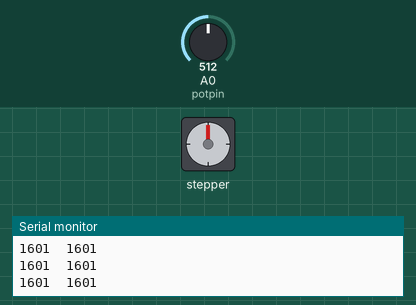
Simulated run of this sketch. Board: Arduino Uno, built with avr-gcc and run on an emulated ATmega328P. Shown: stepper motor, the last lines printed to the serial monitor. Inputs (shaded band) come from the test bench; at power-on: A0 (potpin) = 512. Stepper angles assume 200 steps per turn.

Above: at 4.0 s.
4.1 s: A0 (potpin) set to 716
At 6.4 s:
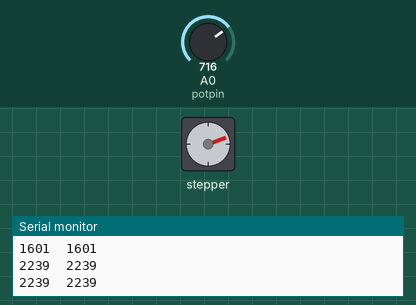
7.3 s: A0 (potpin) set to 900
At 9.7 s:
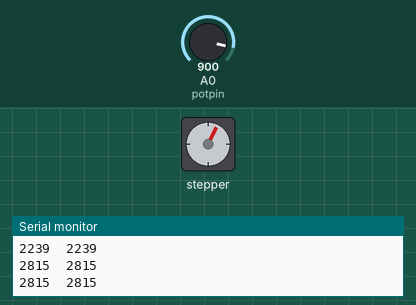
10.4 s: A0 (potpin) set to 511
At 13.4 s:
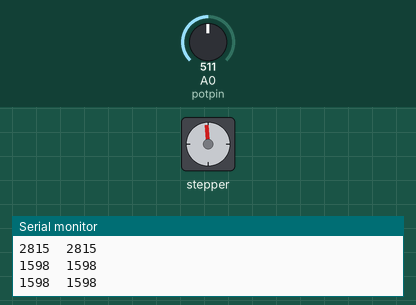
13.6 s: A0 (potpin) set to 306
At 16.1 s:
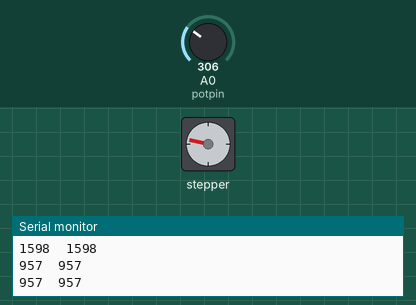
16.8 s: A0 (potpin) set to 122
At 19.2 s:
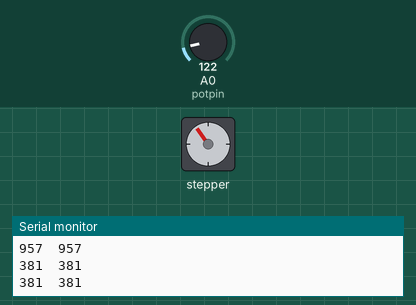
Timing chart, 0 to 20.7 s (numbered marks = the images above; inputs shaded):
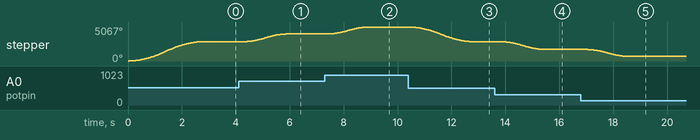

The sketch:

stepper-potentiometer.ino
```cpp
#include <AccelStepper.h>

#define dirPin 2
#define stepPin 5
#define motorInterfaceType 1

AccelStepper stepper = AccelStepper(motorInterfaceType, stepPin, dirPin);
int potpin = A0;

int val = 0;

void setup() {

  Serial.begin(9600);
  stepper.setMaxSpeed(3000);
  stepper.setAcceleration(1000);
  stepper.setSpeed(2500);
}


void loop() {

  val = analogRead(potpin);
  val = map(val, 0, 1023, 0, 3200);


  stepper.moveTo(val);
  while (stepper.distanceToGo() > 0 || stepper.distanceToGo() < 0) {
    stepper.run();
  }


  Serial.print(val);
  Serial.print("\t");
  Serial.println(stepper.currentPosition());

  delay(500);
}
```

Measured:
- after the input at 4.1 s, stepper: turns 1149° clockwise in 1.6 s, starting after 0.21 s
- after the input at 7.3 s, stepper: turns 1037° clockwise in 1.5 s, starting after 0.12 s
- after the input at 10.4 s, stepper: turns 2191° counter-clockwise in 2.4 s, starting after 0.05 s
- after the input at 13.6 s, stepper: turns 1154° counter-clockwise in 1.6 s, starting after 0.24 s
- after the input at 16.8 s, stepper: turns 1037° counter-clockwise in 1.5 s, starting after 0.22 s
- by itself, stepper: turns 2881° clockwise in 2.7 s
